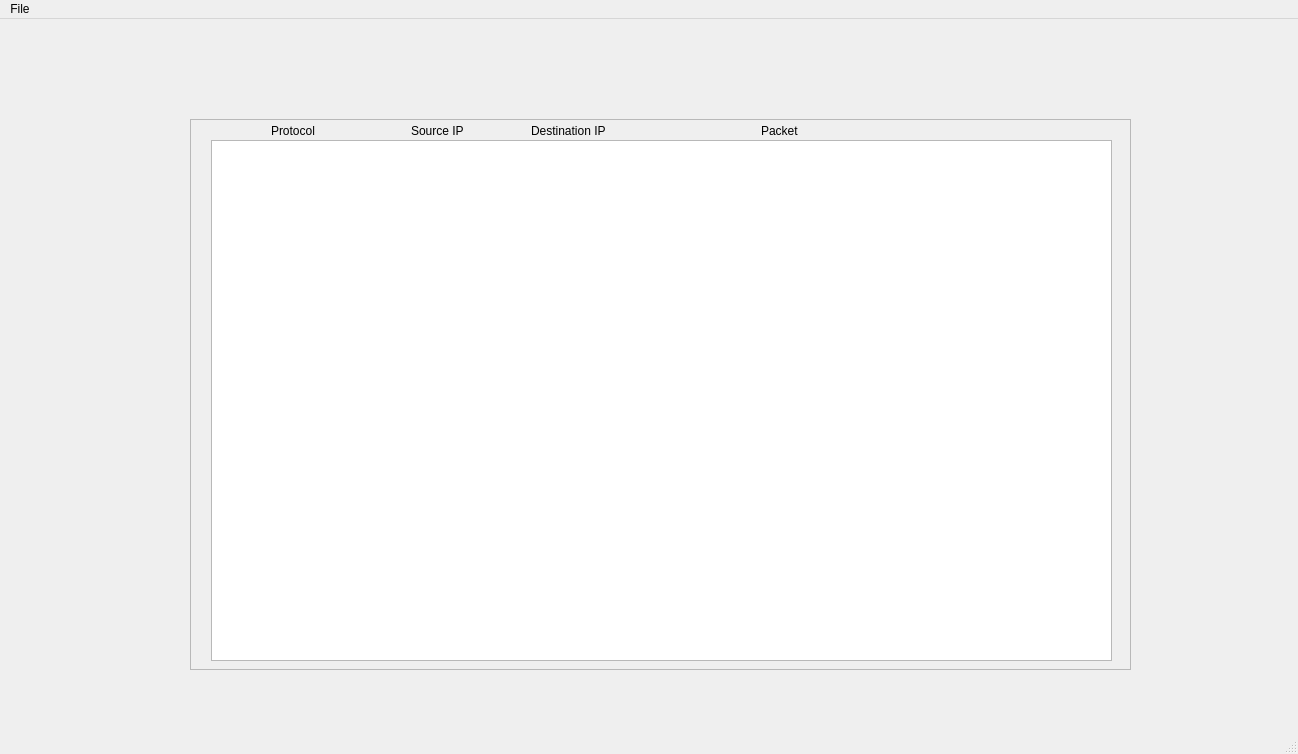
<?xml version="1.0" encoding="UTF-8"?>
<ui version="4.0">
 <class>captureWindow</class>
 <widget class="QMainWindow" name="captureWindow">
  <property name="geometry">
   <rect>
    <x>0</x>
    <y>0</y>
    <width>1298</width>
    <height>754</height>
   </rect>
  </property>
  <property name="windowTitle">
   <string>PonyShark capture</string>
  </property>
  <widget class="QWidget" name="centralwidget">
   <widget class="QScrollArea" name="trafficScroll">
    <property name="geometry">
     <rect>
      <x>190</x>
      <y>100</y>
      <width>941</width>
      <height>551</height>
     </rect>
    </property>
    <property name="widgetResizable">
     <bool>true</bool>
    </property>
    <widget class="QWidget" name="scrollAreaWidgetContents">
     <property name="geometry">
      <rect>
       <x>0</x>
       <y>0</y>
       <width>939</width>
       <height>549</height>
      </rect>
     </property>
     <widget class="QTableView" name="trafficTable">
      <property name="geometry">
       <rect>
        <x>20</x>
        <y>20</y>
        <width>901</width>
        <height>521</height>
       </rect>
      </property>
     </widget>
     <widget class="QLabel" name="label">
      <property name="geometry">
       <rect>
        <x>340</x>
        <y>0</y>
        <width>101</width>
        <height>21</height>
       </rect>
      </property>
      <property name="text">
       <string>Destination IP</string>
      </property>
     </widget>
     <widget class="QLabel" name="label_2">
      <property name="geometry">
       <rect>
        <x>220</x>
        <y>0</y>
        <width>67</width>
        <height>21</height>
       </rect>
      </property>
      <property name="text">
       <string>Source IP</string>
      </property>
     </widget>
     <widget class="QLabel" name="label_3">
      <property name="geometry">
       <rect>
        <x>80</x>
        <y>0</y>
        <width>67</width>
        <height>21</height>
       </rect>
      </property>
      <property name="text">
       <string>Protocol</string>
      </property>
     </widget>
     <widget class="QLabel" name="label_4">
      <property name="geometry">
       <rect>
        <x>570</x>
        <y>0</y>
        <width>67</width>
        <height>21</height>
       </rect>
      </property>
      <property name="text">
       <string>Packet</string>
      </property>
     </widget>
    </widget>
   </widget>
  </widget>
  <widget class="QMenuBar" name="menubar">
   <property name="geometry">
    <rect>
     <x>0</x>
     <y>0</y>
     <width>1298</width>
     <height>29</height>
    </rect>
   </property>
   <widget class="QMenu" name="menuFile">
    <property name="title">
     <string>File</string>
    </property>
    <addaction name="actionNew_capture"/>
    <addaction name="actionQuit"/>
   </widget>
   <addaction name="menuFile"/>
  </widget>
  <widget class="QStatusBar" name="statusbar"/>
  <action name="actionNew_capture">
   <property name="text">
    <string>New capture</string>
   </property>
  </action>
  <action name="actionQuit">
   <property name="text">
    <string>Quit</string>
   </property>
  </action>
 </widget>
 <resources/>
 <connections/>
</ui>
